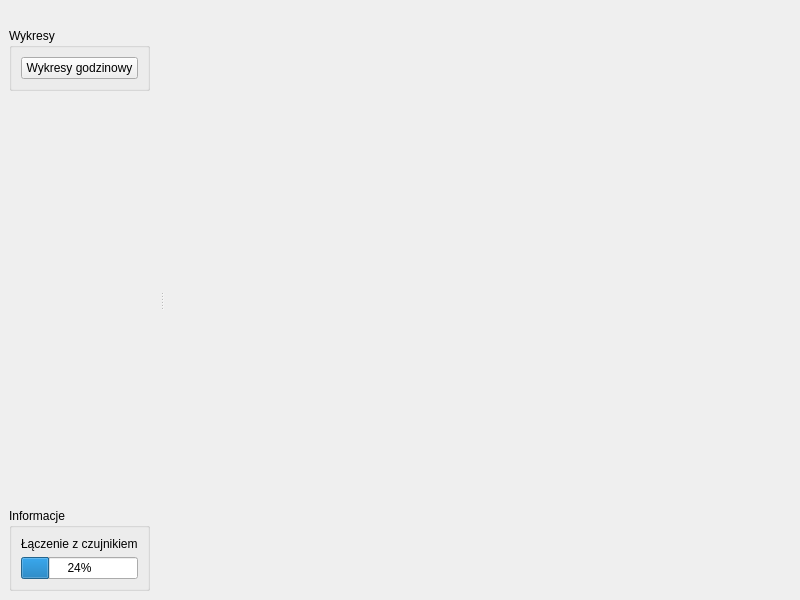
<?xml version="1.0" encoding="UTF-8"?>
<ui version="4.0">
 <class>MainWindow</class>
 <widget class="QMainWindow" name="MainWindow">
  <property name="geometry">
   <rect>
    <x>0</x>
    <y>0</y>
    <width>800</width>
    <height>600</height>
   </rect>
  </property>
  <property name="windowTitle">
   <string>Monitor zanieczysczeń</string>
  </property>
  <widget class="QWidget" name="centralwidget">
   <property name="maximumSize">
    <size>
     <width>680</width>
     <height>578</height>
    </size>
   </property>
   <layout class="QHBoxLayout" name="horizontalLayout">
    <item>
     <widget class="QLabel" name="graphView">
      <property name="text">
       <string/>
      </property>
      <property name="pixmap">
       <pixmap>../result.svg</pixmap>
      </property>
      <property name="scaledContents">
       <bool>true</bool>
      </property>
     </widget>
    </item>
   </layout>
  </widget>
  <widget class="QDockWidget" name="dockWidget_2">
   <property name="features">
    <set>QDockWidget::NoDockWidgetFeatures</set>
   </property>
   <property name="allowedAreas">
    <set>Qt::LeftDockWidgetArea</set>
   </property>
   <attribute name="dockWidgetArea">
    <number>1</number>
   </attribute>
   <widget class="QWidget" name="dockWidgetContents_2">
    <layout class="QVBoxLayout" name="verticalLayout_4">
     <item>
      <widget class="QGroupBox" name="groupBox_2">
       <property name="title">
        <string>Wykresy</string>
       </property>
       <layout class="QVBoxLayout" name="verticalLayout_3">
        <item>
         <widget class="QPushButton" name="btnHoursGraph">
          <property name="text">
           <string>Wykresy godzinowy</string>
          </property>
         </widget>
        </item>
       </layout>
      </widget>
     </item>
     <item>
      <spacer name="verticalSpacer">
       <property name="orientation">
        <enum>Qt::Vertical</enum>
       </property>
       <property name="sizeHint" stdset="0">
        <size>
         <width>20</width>
         <height>40</height>
        </size>
       </property>
      </spacer>
     </item>
     <item>
      <widget class="QGroupBox" name="groupBox">
       <property name="sizePolicy">
        <sizepolicy hsizetype="Preferred" vsizetype="Preferred">
         <horstretch>0</horstretch>
         <verstretch>0</verstretch>
        </sizepolicy>
       </property>
       <property name="title">
        <string>Informacje</string>
       </property>
       <layout class="QVBoxLayout" name="verticalLayout_2">
        <item>
         <widget class="QLabel" name="labInfo">
          <property name="text">
           <string>Łączenie z czujnikiem</string>
          </property>
          <property name="wordWrap">
           <bool>true</bool>
          </property>
         </widget>
        </item>
        <item>
         <widget class="QProgressBar" name="progressBar">
          <property name="value">
           <number>24</number>
          </property>
          <property name="textVisible">
           <bool>true</bool>
          </property>
         </widget>
        </item>
       </layout>
      </widget>
     </item>
    </layout>
   </widget>
  </widget>
 </widget>
 <resources/>
 <connections/>
</ui>
